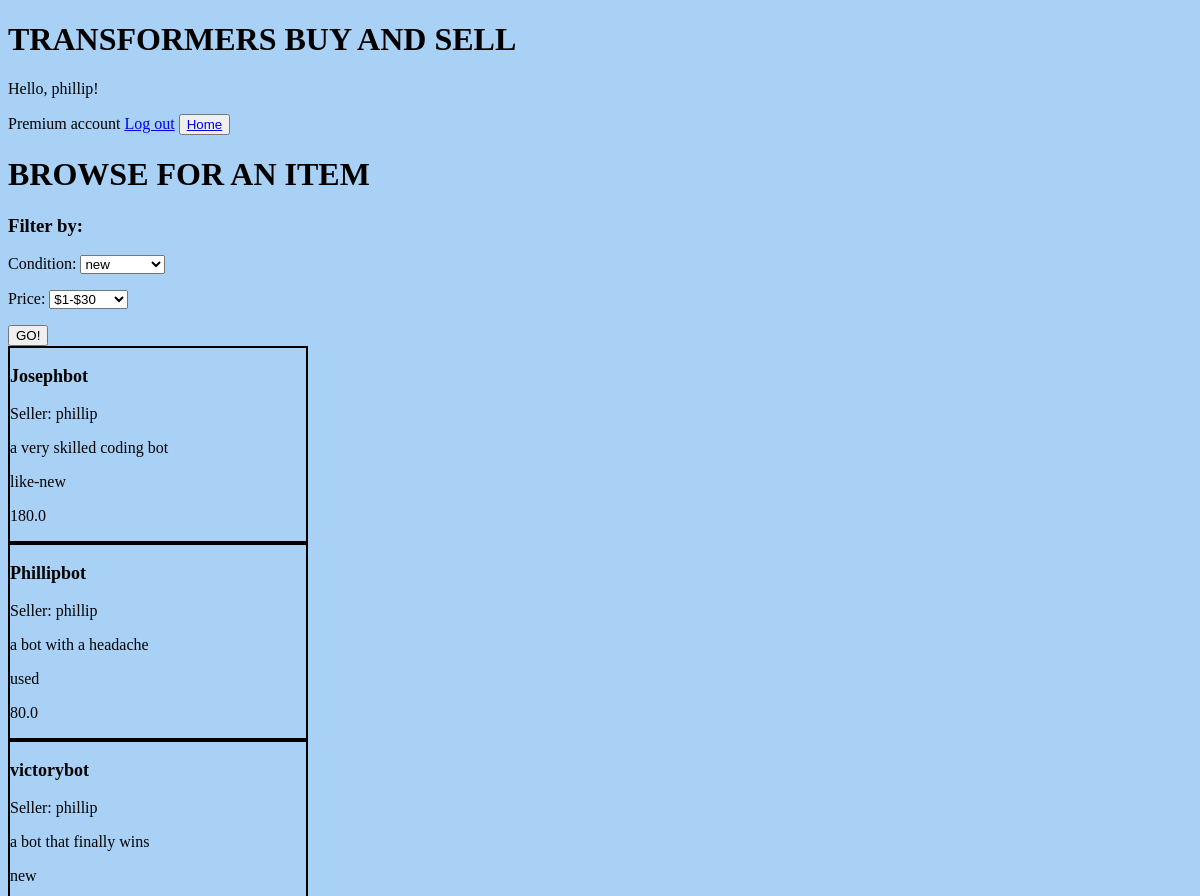
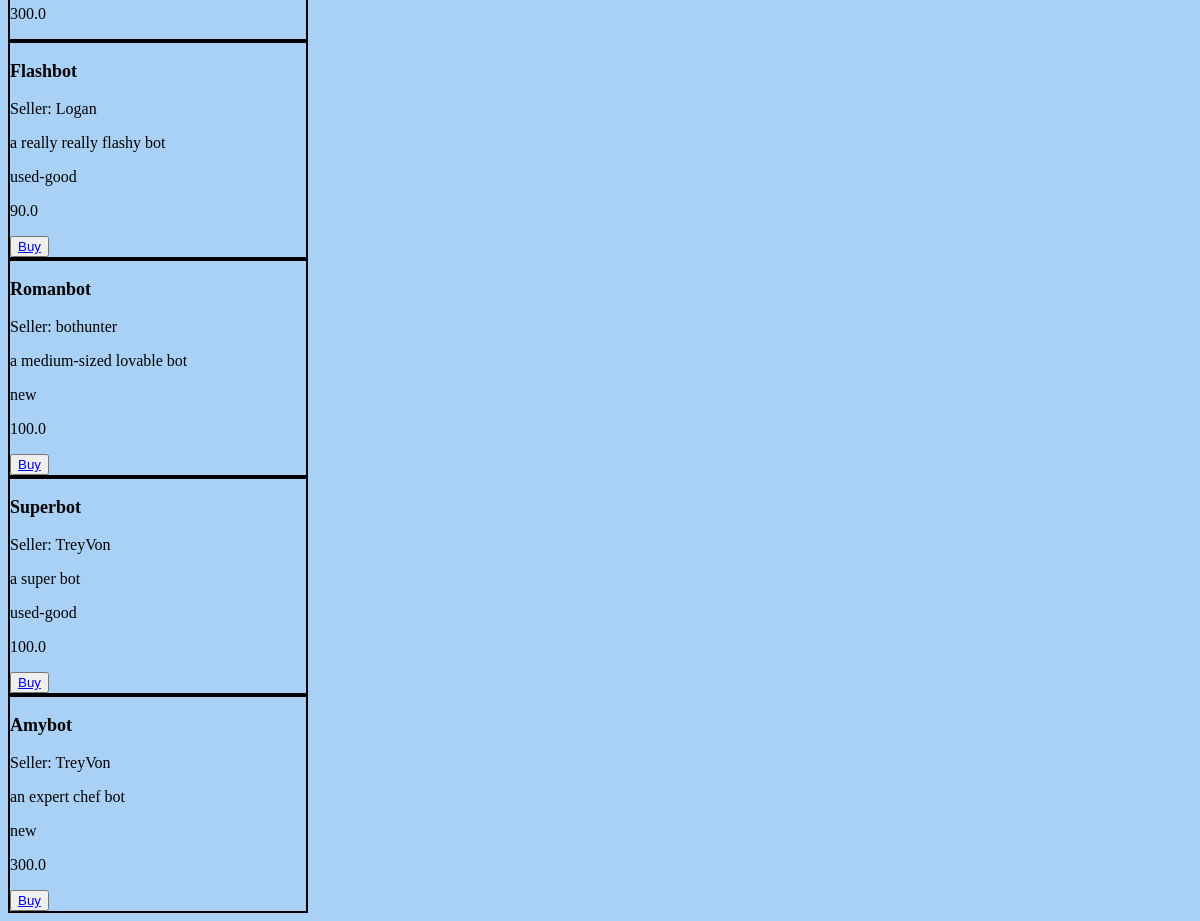
The page /buy/ (signed in) on the database its author committed (2 pictures, top to bottom).
### app/models.py (models this page shows)
class postModel(models.Model):
    CHOICES = (
        ("new", "new"),
        ("like-new", "like-new"),
        ("used-good", "used-good"),
        ("used", "used"),
    )
    user = models.ForeignKey(
        User,
        related_name="user_posts",
        on_delete=models.CASCADE,
        default=None,
        null=True,
    )
    name = models.CharField(max_length=100)
    desc = models.CharField(max_length=200)
    cond = models.CharField(choices=CHOICES, max_length=100)
    price = models.FloatField()

### app/views.py (the view)
# urls.py: path("buy/", views.buyView, name="buy"),
@login_required(login_url="login")
def buyView(request):
    items = postModel.objects.all()
    if request.method == "POST":
        form = buyForm(request.POST)
        return render(request, "buy.html", {"form": form, "items": items})
    form = buyForm()
    return render(request, "buy.html", {"form": form, "items": items})

### app/forms.py
class buyForm(forms.ModelForm):
    class Meta:
        model = buyModel
        fields = "__all__"
        labels = {"cond": "Condition", "price": "Price"}

### app/templates/buy.html (shortened to what this page needs)
{% extends 'home.html' %} {% block content %}
<button><a href="{% url "home" %}">Home</a></button>
<h1>BROWSE FOR AN ITEM</h1>
<h3>Filter by:</h3>
<form action="{% url "buy" %}" method="POST">
    {{ form.as_p }}
    <button>GO!</button>
</form>
{% if items is not None %}
{% for item in items %}
<div class="item">
    <p class="item_name">{{ item.name }}</p>
    <p>Seller: {{ item.user }}</p>
    <p>{{ item.desc }}</p>
    <p>{{ item.cond }}</p>
    <p>{{ item.price }}</p>
{% if user.username != item.user.username %}
    <button><a href="{% url "purchase" item.id %}">Buy</a></button>
{% endif %}
</div>
{% endfor %}
{% endif %}
{% endblock content %}

### app/templates/home.html (shortened to what this page needs)
{% load static %}
<!DOCTYPE html>
<html lang="en">
  <head>
    <link rel="stylesheet" href={% static "style.css" %}>
  </head>
  <body>
    <h1>TRANSFORMERS BUY AND SELL</h1>
    <p>Hello, {{user.username}}!</p>
    <span>{{user.groups.all.0}} account</span>
    <span><a href="{% url "logout" %}">Log out</a></span>
    {% block content %}{% endblock content %}
  </body>
</html>

### app/static/style.css (style rules this page uses)
.item_name { font-weight: bold; font-size: large; }
.item { border: 2px solid black; width: 25%; }
body { background-color: rgb(169, 209, 245); }

### rows shown on the page
postModel: name "Josephbot", user "phillip", desc "a very skilled coding bot", cond "like-new", price "180.0"
postModel: name "Phillipbot", user "phillip", desc "a bot with a headache", cond "used", price "80.0"
postModel: name "victorybot", user "phillip", desc "a bot that finally wins", cond "new", price "300.0"
postModel: name "Flashbot", user "Logan", desc "a really really flashy bot", cond "used-good", price "90.0", shows "Buy"
postModel: name "Romanbot", user "bothunter", desc "a medium-sized lovable bot", cond "new", price "100.0", shows "Buy"
postModel: name "Superbot", user "TreyVon", desc "a super bot", cond "used-good", price "100.0", shows "Buy"
postModel: name "Amybot", user "TreyVon", desc "an expert chef bot", cond "new", price "300.0", shows "Buy"

### other values the page prints
{{ user.username }} "phillip"
{{ user.groups.all.0 }} "Premium"
